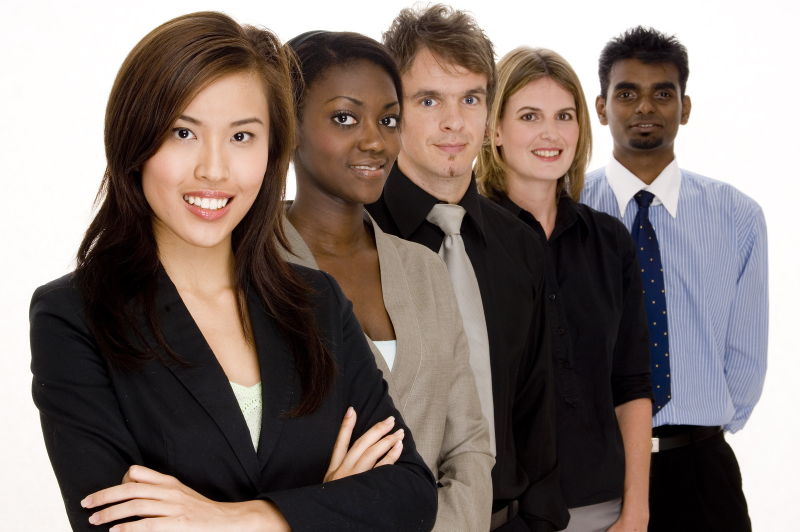
#> input picture face.jpg, 1600 x 1063 px (shown at 1/2 size)
$ jupyter execute face_recognition.ipynb   (text cells are left out)
#> lines starting #> are read from the running program, lines starting #| are printed output that depends on the picture; after the words box and inside, x2 and y2 are one past the last pixel; in counts of white or black regions, pixels touching at a corner belong together
[cell 1]
import cv2
import numpy as np
import matplotlib.pyplot as plt

[cell 2]
img=cv2.imread('face.jpg', 0)
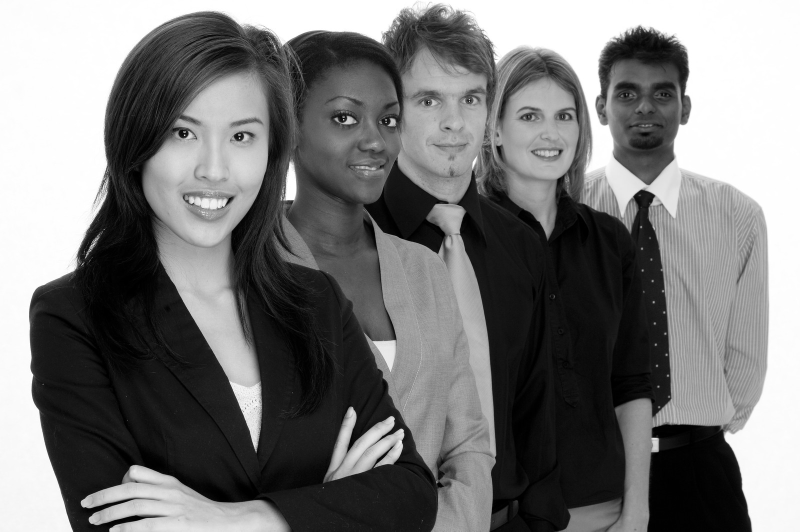
#> img: shape (1063, 1600) (shown at 1/2 size); min 0, max 255, mean 119
img.shape
#> Out = (1063, 1600)

[cell 3]
cv2.imshow('frame',img)
cv2.waitKey(0)
cv2.destroyAllWindows()

[cell 4]
plt.imshow(img, interpolation='bicubic')

[cell 5]
img.shape
#> Out = (1063, 1600)

[cell 6]
# поменяем размер изображения
resized = cv2.resize(img, (500,500))
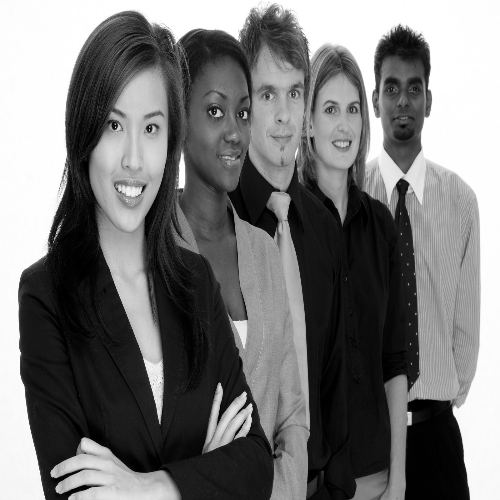
#> resized: shape (500, 500); min 0, max 255, mean 118.9
cv2.imshow('frame',resized)
cv2.waitKey(0)
cv2.destroyAllWindows()

[cell 7]
# для удобства создадим функцию вывод изображения
def image_show(image):
    """
    вывод изображения

    """
    cv2.imshow('name',image)
    cv2.waitKey(0)
    cv2.destroyAllWindows()

[cell 8]
image_show(resized)

[cell 9]
# изменить тип массива
diff_type=img.astype(np.uint16)

[cell 10]
# Черно-белое изображение
ret, threshold_image = cv2.threshold(img, 127, 255, 0)
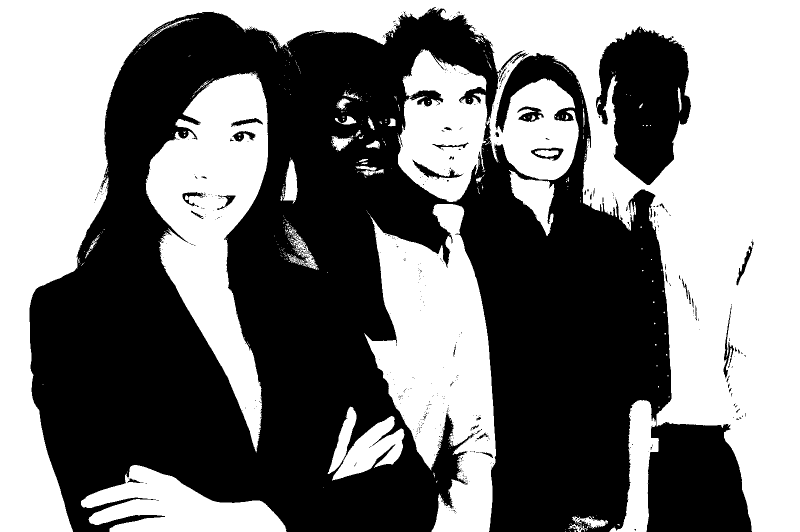
#> threshold_image: shape (1063, 1600) (shown at 1/2 size); 48.1% white; 533 white regions (490 under 20 px), largest, box (x1, y1, x2, y2) and area: (0, 0, 1600, 1063) 528665, (728, 408, 992, 1063) 96699, (291, 144, 536, 905) 88181
image_show(threshold_image)

[cell 11]
# Надписи на изображении
font                   = cv2.FONT_HERSHEY_SIMPLEX
bottomLeftCornerOfText = (250,250)
fontScale              = 1
fontColor              = (0,0,0)
lineType               = 2

cv2.putText(img,'Hello World!',
    bottomLeftCornerOfText,
    font,
    fontScale,
    fontColor,
    lineType)
image_show(img)

[cell 12]
# рамка
cv2.rectangle(img, (200, 200), (800, 800), (0, 255, 255), 2)
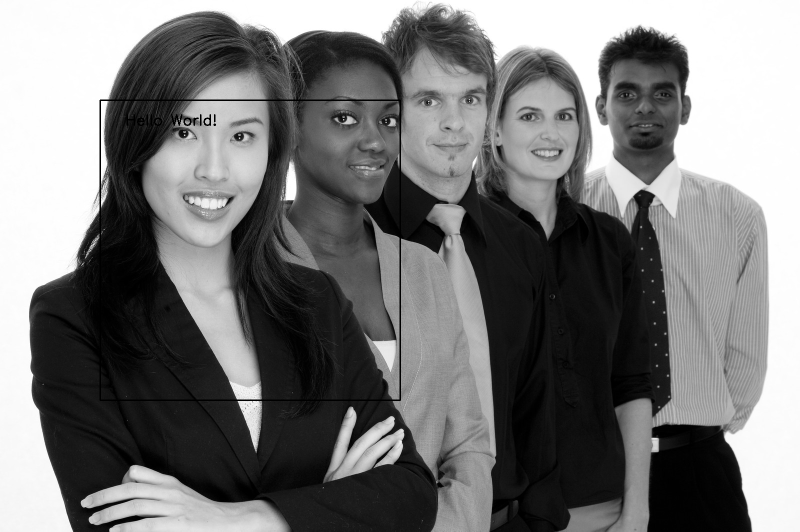
#> img: shape (1063, 1600) (shown at 1/2 size); min 0, max 255, mean 118.6
image_show(img)

[cell 13]
face_cascade = cv2.CascadeClassifier('C:\\Users\\ru0tpav\\AppData\\Local\\Continuum\\anaconda3\\Library\\etc\\haarcascades\\haarcascade_frontalface_default.xml')
image = cv2.imread('face.jpg')
#> image is the input picture: shape (1063, 1600, 3); mean B, G, R 110.7, 115.8, 128.4
#gray = cv2.imread('face.jpg', 0)
#gray = cv2.cvtColor(image, cv2.COLOR_BGR2GRAY) # конвентировать изображение в оттенки серого
faces = face_cascade.detectMultiScale(
    image,
    scaleFactor= 1.1,
    minNeighbors= 10
)
#> faces = [[1204, 122, 173, 173], [794, 123, 216, 216], [996, 162, 190, 190], [280, 162, 297, 297], [600, 136, 244, 244]]
print("Лиц обнаружено: ",(len(faces)))
#| Лиц обнаружено:  5
# Рисуем квадраты вокруг лиц
for (x, y, w, h) in faces:
    cv2.rectangle(image, (x, y), (x+w, y+h), (255, 255, 0), 2)
#> this loop made 5 passes
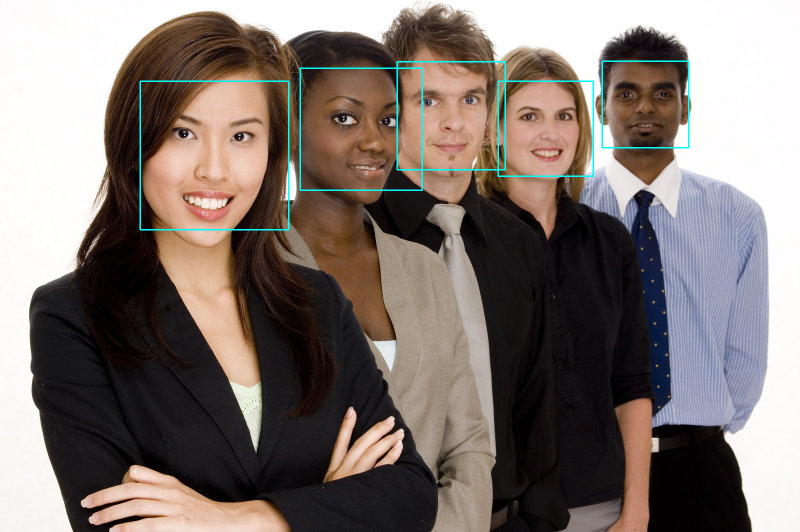
#> image: shape (1063, 1600, 3) (shown at 1/2 size); 0.79% of pixels changed, all inside (x1, y1, x2, y2) = (279, 121, 1379, 461)
image_show(image)

[cell 14]
import cv2
import numpy as np

[cell 15]
# загружаем классификатор хаар каскадов, в коотром находятся методы распознавания, в данном случае лица
face_cascade = cv2.CascadeClassifier('C:\\Users\\ru0tpav\\AppData\\Local\\Continuum\\anaconda3\\Library\\etc\\haarcascades\\haarcascade_frontalface_default.xml')

cap = cv2.VideoCapture(0)
while True:
    ret, frame = cap.read()
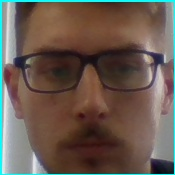
#> input picture dataset/User.1.1.jpg, 175 x 175 px, given in place of the camera
#> frame is the input picture: shape (175, 175, 3); mean B, G, R 81, 90.5, 104.5
    if ret == True:

        #gray = cv2.cvtColor(frame, cv2.COLOR_BGR2GRAY)

        faces = face_cascade.detectMultiScale(
        frame,
        scaleFactor= 1.2,
        minNeighbors= 5,
        minSize=(10, 10)
        )
#> faces = [[12, 4, 149, 149]]
        for (x, y, w, h) in faces:
            cv2.rectangle(frame, (x, y), (x+w, y+h), (255, 255, 0), 2)
            cv2.imshow('name',frame)
#> this loop made 1 pass
#> pass 1, `cv2.imshow('name',frame)`:
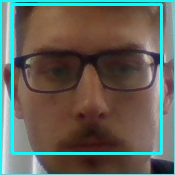
#> window 'name': shape (175, 175, 3); mean B, G, R 90.2, 99.3, 97.5

        if cv2.waitKey(10) == 0x1b: # ESC - выход из видео
#> (key Esc is pressed here)
            break

    else:
        break

cap.release()
cv2.destroyAllWindows()
